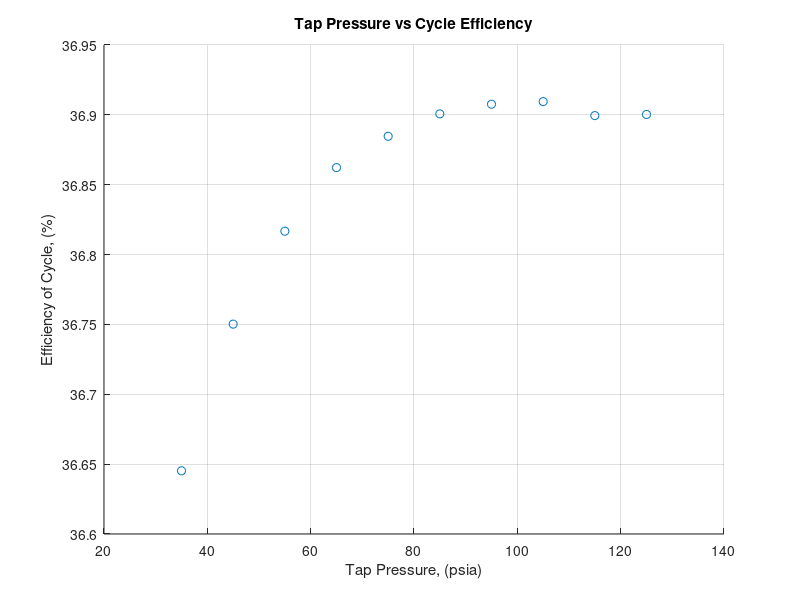

Reproduce this figure in MATLAB.
clear all, close all, clc
%% #################### HW-2.4(b) ##################################
%% Givens and Table Readings
% Units: P = Psi, T = 0F 
% h = BTU/lb, s = BTU/lb-F v = lb/ft^3

P_1 = 780; T_1 = nan;

P_2 = 780; T_2 = 800;
h_2 = 1399.56; s_2 = 1.6;

P_2g = P_2; T_2g = 515.36;

P_4 = 3; T_4 = 141.42;
         s_4 = s_2;

% 5 = 4f 
P_5 = P_4; T_5 = T_4;
h_5 = 109.39; s_5 = 0.201; v_5 = 0.0163;

P_4g = P_4; T_4g = T_4;
h_4g = 1122.19; s_4g = 1.886;

cf = 5.4; % BTU/ft^3.psi

%% Data for varying Tap Pressure
P_3 =  [35,      45,      55,      65,      75,      85,      95,      105,     115,     125];
T_3 =  [259.25,  274.41,  287.06,  297.96,  307.59,  316.24,  324.12,  331.36,  338.08,  344.35]; % no need
h_3f = [228.03,  243.5,   256.45,  267.65,  277.59,  286.55,  294.73,  302.27,  309.28,  315.85];
s_3f = [0.381,   0.402,   0.419,   0.434,   0.447,   0.459,   0.469,   0.479,   0.487,   0.496];
v_3f = [0.0171,  0.0172,  0.0173,  0.0174,  0.0175,  0.0176,  0.0177,  0.0178,  0.01785, 0.0179];
h_3g = [1167.19, 1172.16, 1176.11, 1179.36, 1182.12, 1184.49, 1186.55, 1188.37, 1189.99, 1191.45];
s_3g = [1.687,   1.667,   1.651,   1.638,   1.626,   1.616,   1.607,   1.599,   1.591,   1.585];

P_6 = P_3;
P_7 = P_3;
h_7 = h_3f; s_7 = s_3f; v_7 = v_3f;

%% Calculation
for i = 1:1:10
    % High pressure tap
        % steam quality at 3
        s_3(i) = s_2; 
        x_3(i) = (s_3(i) - s_3f(i)) /(s_3g(i) - s_3f(i));
    
        % enthalpy at 3
        h_3(i) = h_3f(i) + x_3(i) * (h_3g(i) - h_3f(i));
    
    % Turbine outlet    % non iterative
        % quality at 4
        s_4 = s_2; % isentropic expansion
        x_4 = (s_4 - s_5) /(s_4g - s_5);
    
        % enthalpy at 4
        h_4 = h_5 + x_4 *(h_4g - h_5);
    
    % Condenser Pump Work, Input
    W_cp_m3(i) = v_5 *(P_6(i) - P_5) /cf;
        % this is normalized by m3 = m1 - m2
        
        % enthalpy at 6
        h_6(i) = h_5 + W_cp_m3(i);
    
        % Feedwater Heater
        % by first law, we get mR = m1/m2
        mR(i) = (h_7(i) - h_6(i)) /(h_3(i) - h_6(i)); %# check it
        
        % Condenser pump work
        W_cp_m1(i) = (1 - mR(i)) * W_cp_m3(i);
            % this is normalized by m1
    
    % Feed Pump Work, Input
    W_fp_m1(i) = v_7(i) *(P_1 - P_7(i)) /cf;
    
        % enthalpy at 1
        h_1(i) = h_7(i) + W_fp_m1(i);
    
    % Boiler heat, input
    Q_h_m1(i) = h_2 - h_1(i);
    
    % Turbine Work, Output
    W_t_m1(i) = h_2 - h_3(i) * mR(i) - h_4 *(1-mR(i) );
    
    
    % Cycle Efficiency
        % Net work
        W_nt(i) = W_t_m1(i) - (W_cp_m1(i) + W_fp_m1(i) );
    
        % efficiency;
        eff(i) = W_nt(i) / Q_h_m1(i) *100;
end 

%% Plotting the graph
x = P_3; y = eff;
scatter(x, y), grid on
xlabel('Tap Pressure, (psia)');
ylabel('Efficiency of Cycle, (%)');
title('Tap Pressure vs Cycle Efficiency')

